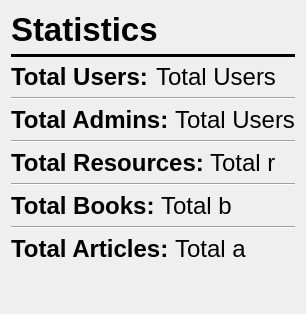
     <widget class="QWidget" name="Statistics">
      <property name="styleSheet">
       <string notr="true">color:black;</string>
      </property>
      <layout class="QVBoxLayout" name="verticalLayout_84">
       <item>
        <widget class="QLabel" name="label_31">
         <property name="font">
          <font>
           <pointsize>25</pointsize>
           <bold>true</bold>
          </font>
         </property>
         <property name="text">
          <string>Statistics</string>
         </property>
        </widget>
       </item>
       <item>
        <widget class="Line" name="line_10">
         <property name="styleSheet">
          <string notr="true">background-color:black;</string>
         </property>
         <property name="orientation">
          <enum>Qt::Orientation::Horizontal</enum>
         </property>
        </widget>
       </item>
       <item>
        <layout class="QVBoxLayout" name="verticalLayout_83">
         <item>
          <layout class="QHBoxLayout" name="horizontalLayout_42">
           <item>
            <widget class="QLabel" name="label_6">
             <property name="font">
              <font>
               <pointsize>18</pointsize>
               <bold>true</bold>
              </font>
             </property>
             <property name="text">
              <string>Total Users:</string>
             </property>
            </widget>
           </item>
           <item>
            <widget class="QLabel" name="TUsers">
             <property name="font">
              <font>
               <pointsize>18</pointsize>
               <bold>false</bold>
              </font>
             </property>
             <property name="text">
              <string>Total Users</string>
             </property>
            </widget>
           </item>
          </layout>
         </item>
         <item>
          <widget class="Line" name="line_12">
           <property name="orientation">
            <enum>Qt::Orientation::Horizontal</enum>
           </property>
          </widget>
         </item>
         <item>
          <layout class="QHBoxLayout" name="horizontalLayout_50">
           <item>
            <widget class="QLabel" name="label_40">
             <property name="font">
              <font>
               <pointsize>18</pointsize>
               <bold>true</bold>
              </font>
             </property>
             <property name="text">
              <string>Total Admins:</string>
             </property>
            </widget>
           </item>
           <item>
            <widget class="QLabel" name="TAdmins">
             <property name="font">
              <font>
               <pointsize>18</pointsize>
               <bold>false</bold>
              </font>
             </property>
             <property name="text">
              <string>Total Users</string>
             </property>
            </widget>
           </item>
          </layout>
         </item>
         <item>
          <widget class="Line" name="line_17">
           <property name="orientation">
            <enum>Qt::Orientation::Horizontal</enum>
           </property>
          </widget>
         </item>
         <item>
          <layout class="QHBoxLayout" name="horizontalLayout_43">
           <item>
            <widget class="QLabel" name="label_16">
             <property name="font">
              <font>
               <pointsize>18</pointsize>
               <bold>true</bold>
              </font>
             </property>
             <property name="text">
              <string>Total Resources:</string>
             </property>
            </widget>
           </item>
           <item>
            <widget class="QLabel" name="TResources">
             <property name="font">
              <font>
               <pointsize>18</pointsize>
               <bold>false</bold>
              </font>
             </property>
             <property name="text">
              <string>Total r</string>
             </property>
            </widget>
           </item>
          </layout>
         </item>
         <item>
          <widget class="Line" name="line_13">
           <property name="orientation">
            <enum>Qt::Orientation::Horizontal</enum>
           </property>
          </widget>
         </item>
         <item>
          <layout class="QHBoxLayout" name="horizontalLayout_44">
           <item>
            <widget class="QLabel" name="label_24">
             <property name="font">
              <font>
               <pointsize>18</pointsize>
               <bold>true</bold>
              </font>
             </property>
             <property name="text">
              <string>Total Books:</string>
             </property>
            </widget>
           </item>
           <item>
            <widget class="QLabel" name="TBooks">
             <property name="font">
              <font>
               <pointsize>18</pointsize>
               <bold>false</bold>
              </font>
             </property>
             <property name="text">
              <string>Total b</string>
             </property>
            </widget>
           </item>
          </layout>
         </item>
         <item>
          <widget class="Line" name="line_16">
           <property name="orientation">
            <enum>Qt::Orientation::Horizontal</enum>
           </property>
          </widget>
         </item>
         <item>
          <layout class="QHBoxLayout" name="horizontalLayout_45">
           <item>
            <widget class="QLabel" name="label_72">
             <property name="font">
              <font>
               <pointsize>18</pointsize>
               <bold>true</bold>
              </font>
             </property>
             <property name="text">
              <string>Total Articles:</string>
             </property>
            </widget>
           </item>
           <item>
            <widget class="QLabel" name="TArticles">
             <property name="font">
              <font>
               <pointsize>18</pointsize>
               <bold>false</bold>
              </font>
             </property>
             <property name="text">
              <string>Total a</string>
             </property>
            </widget>
           </item>
          </layout>
         </item>
        </layout>
       </item>
       <item>
        <spacer name="verticalSpacer_4">
         <property name="orientation">
          <enum>Qt::Orientation::Vertical</enum>
         </property>
         <property name="sizeHint" stdset="0">
          <size>
           <width>20</width>
           <height>40</height>
          </size>
         </property>
        </spacer>
       </item>
      </layout>
     </widget>
